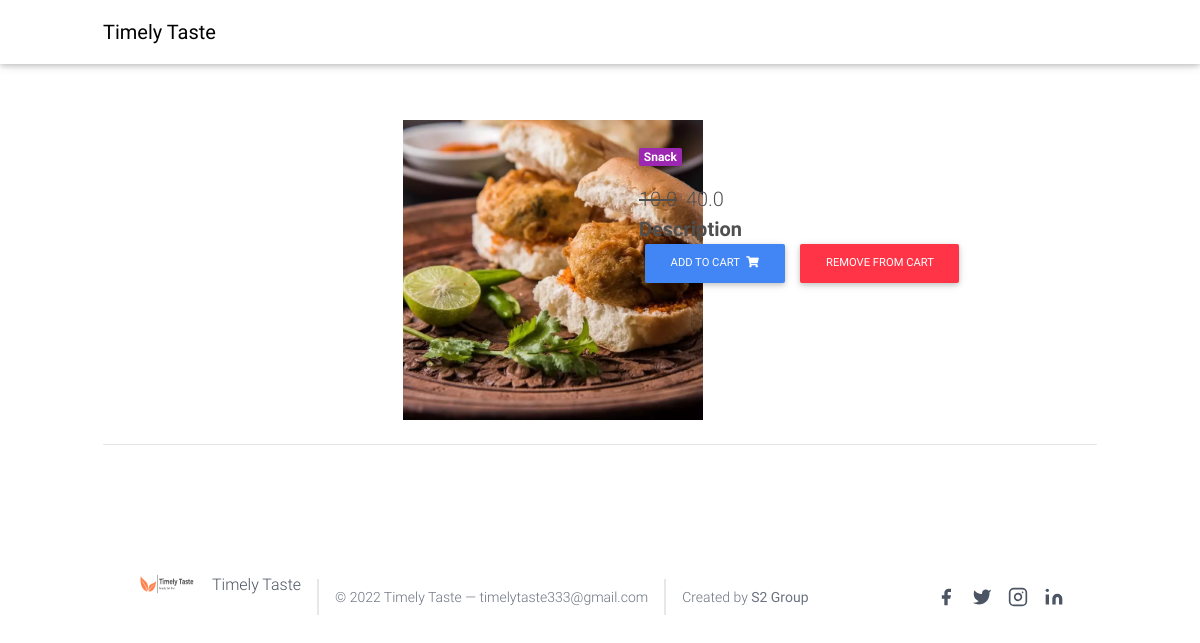
The page /product/test-product1 (signed in) on the database as committed earlier.
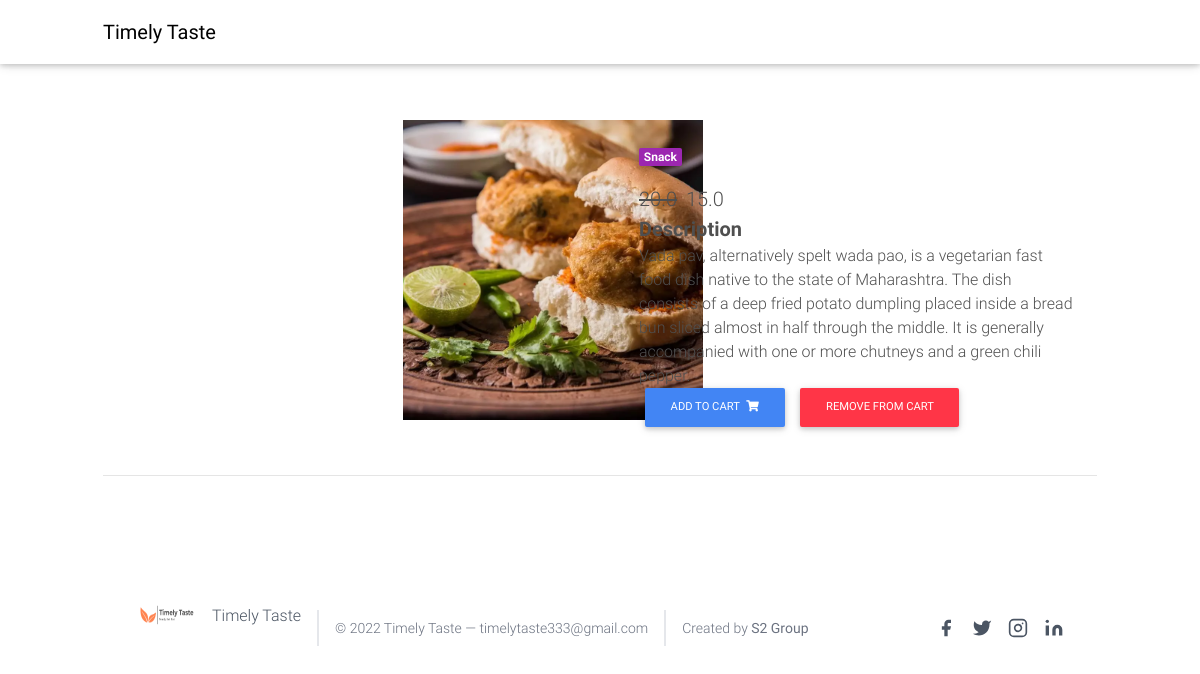
The same page on the database as committed later.
### home/models.py (models this page shows, shortened)
class Item(models.Model):
    title = models.CharField(max_length=100)
    price = models.FloatField()
    discount_price=models.FloatField(blank=True,null=True)
    category = models.CharField(choices=CATEGORY_CHOICES,max_length=2,null=True)
    label = models.CharField(choices=LABEL_CHOICES,max_length=10,null=True)
    description = models.TextField(null=True,blank=True)
    image = models.ImageField(null=True,blank=True)
    slug = models.SlugField()
    def get_add_to_cart_url(self):
        return reverse("home:add_to_cart",kwargs={
            'slug':self.slug
        })
    def get_remove_from_cart_url(self):
        return reverse("home:remove_from_cart",kwargs={
            'slug':self.slug
        })

### home/views.py (the view)
# urls.py: path('product/<slug>',views.product,name="product"),
@login_required(login_url="/")
def product(request,slug):
    context = {
        'items':Item.objects.all(),
        'slugs':Item.objects.get(slug=slug)
    }
    return render(request,"product.html",context)

### home/templatetags/cart_template_tags.py (called while the page is built)
@register.filter
def cart_item_count(user):
    if user.is_authenticated:
        qs = Order.objects.filter(user=user,ordered=False)
        if qs.exists():
            return qs[0].items.count()
    return 0

### templates/product.html (shortened to what this page needs)
{% load static %}
{% load cart_template_tags %}
<!DOCTYPE html>
<html lang="en">
<head>
  <script src="https://cdn.tailwindcss.com"></script>
  <link rel="stylesheet" href="https://use.fontawesome.com/releases/v5.11.2/css/all.css">
  <link href="{% static 'css/bootstrap.min.css' %}" rel="stylesheet">
  <link href="{% static 'css/mdb.min.css' %}" rel="stylesheet">
  <link href="{% static 'css/style.min.css' %}" rel="stylesheet">
</head>
<body>
  {% include 'navbar.html' %}
  <main class="mt-5 pt-4">
    <div class="container dark-grey-text mt-5">
      <div class="row wow fadeIn">
        <div class="col-md-6 mb-4">
          <img src="/static/{{slugs.image}}" class="img-fluid" alt="" height="300px" width="300px" style="position: relative; left:300px;">
        </div>
        <div class="col-md-6 mb-4">
          <div class="p-4">
            <div class="mb-3">
              <a href="">
                <span class="badge purple mr-1">{{slugs.get_category_display}}</span>
              </a>
            </div>
            <p class="lead">
                {% if slugs.discount_price %}
                <span class="mr-1">
                  <del>{{slugs.price}}</del>
                </span>
              <span>
                {{slugs.discount_price}}
              </span>
              {% endif %}
            </p>
            <p class="lead font-weight-bold">Description</p>
            <p>{{slugs.description}}</p>
            <a href ="{{slugs.get_add_to_cart_url}}" class="btn btn-primary btn-md my-0 p">Add to cart
              <i class="fas fa-shopping-cart ml-1"></i>
            </a>
            <a href ="{{slugs.get_remove_from_cart_url}}" class="btn btn-danger btn-md my-0 p">Remove from cart
            </a>
          </div>
        </div>
      </div>
      <hr>
  </main>
<br>
<br>
  <footer class="text-gray-600 body-font" style="padding:30px;">
    <div class="container px-5 py-8 mx-auto flex items-center sm:flex-row flex-col">
      <a class="flex title-font font-medium items-center md:justify-start justify-center text-gray-900">
        <img style="height:30px; width:60px;" src="/static/mainlogo.png">
        <span class="ml-3 text-xl"><a href="/index.html"> Timely Taste</a></span>
      </a>
      <p class="text-sm text-gray-500 sm:ml-4 sm:pl-4 sm:border-l-2 sm:border-gray-200 sm:py-2 sm:mt-0 mt-4">© 2022 Timely Taste —
        timelytaste333@gmail.com
      </p>
      <br>
      <p class="text-sm text-gray-500 sm:ml-4 sm:pl-4 sm:border-l-2 sm:border-gray-200 sm:py-2 sm:mt-0 mt-4">Created by <b>  S2 Group </b>
      </p>
      <span class="inline-flex sm:ml-auto sm:mt-0 mt-4 justify-center sm:justify-start">
        <a class="text-gray-500">
          <svg fill="currentColor" stroke-linecap="round" stroke-linejoin="round" stroke-width="2" class="w-5 h-5" viewBox="0 0 24 24">
            <path d="M18 2h-3a5 5 0 00-5 5v3H7v4h3v8h4v-8h3l1-4h-4V7a1 1 0 011-1h3z"></path>
          </svg>
        </a>
        <a class="ml-3 text-gray-500">
          <svg fill="currentColor" stroke-linecap="round" stroke-linejoin="round" stroke-width="2" class="w-5 h-5" viewBox="0 0 24 24">
            <path d="M23 3a10.9 10.9 0 01-3.14 1.53 4.48 4.48 0 00-7.86 3v1A10.66 10.66 0 013 4s-4 9 5 13a11.64 11.64 0 01-7 2c9 5 20 0 20-11.5a4.5 4.5 0 00-.08-.83A7.72 7.72 0 0023 3z"></path>
          </svg>
        </a>
        <a class="ml-3 text-gray-500">
          <svg fill="none" stroke="currentColor" stroke-linecap="round" stroke-linejoin="round" stroke-width="2" class="w-5 h-5" viewBox="0 0 24 24">
            <rect width="20" height="20" x="2" y="2" rx="5" ry="5"></rect>
            <path d="M16 11.37A4 4 0 1112.63 8 4 4 0 0116 11.37zm1.5-4.87h.01"></path>
          </svg>
        </a>
        <a class="ml-3 text-gray-500">
          <svg fill="currentColor" stroke="currentColor" stroke-linecap="round" stroke-linejoin="round" stroke-width="0" class="w-5 h-5" viewBox="0 0 24 24">
            <path stroke="none" d="M16 8a6 6 0 016 6v7h-4v-7a2 2 0 00-2-2 2 2 0 00-2 2v7h-4v-7a6 6 0 016-6zM2 9h4v12H2z"></path>
            <circle cx="4" cy="4" r="2" stroke="none"></circle>
          </svg>
        </a>
      </span>
    </div>
  </footer>
</body>
</html>

### templates/navbar.html (shortened to what this page needs)
{% load cart_template_tags %}
{% load static %}
<nav
  class="navbar fixed-top navbar-expand-lg navbar-light white scrolling-navbar"
>
  <div class="container">
    <a class="navbar-brand waves-effect" href="/hom">
      <strong class="black-text">Timely Taste</strong>
    </a>
  </div>
</nav>

Rows that differ between the two databases and show on the page:
changed Item "Snack": price "10.0" → "20.0"; discount_price "40.0" → "15.0"; description (not shown) → "Vada pav, alternatively spelt wada pao, is a vegetarian fast food dish native to the state of Maharashtra. The dish consists of a deep fried potato dumpling placed inside a bread bun sliced almost in half through the middle. It is generally accompanied with one or more chutneys and a green chili pepper."
